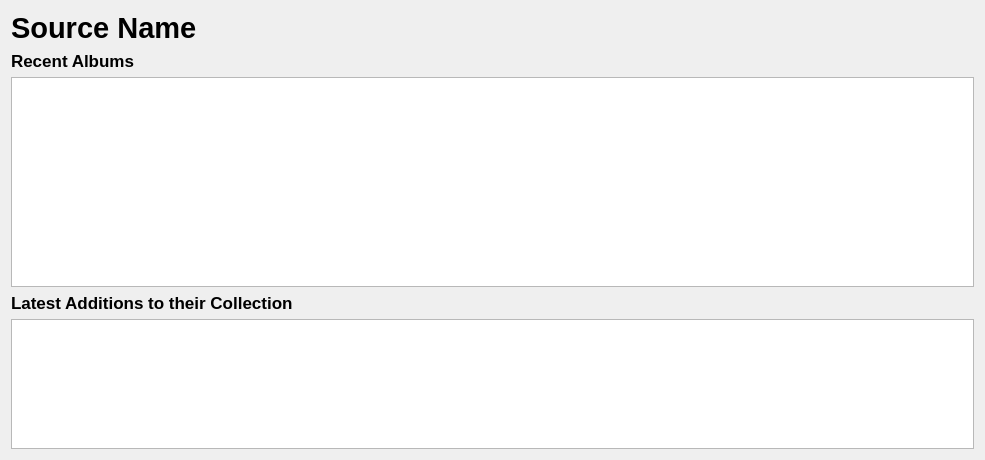
<?xml version="1.0" encoding="UTF-8"?>
<ui version="4.0">
 <class>SourceInfoWidget</class>
 <widget class="QWidget" name="SourceInfoWidget">
  <property name="geometry">
   <rect>
    <x>0</x>
    <y>0</y>
    <width>985</width>
    <height>460</height>
   </rect>
  </property>
  <property name="font">
   <font>
    <pointsize>9</pointsize>
    <weight>50</weight>
    <bold>false</bold>
   </font>
  </property>
  <layout class="QVBoxLayout" name="verticalLayout_3" stretch="0,0,0">
   <item>
    <widget class="QLabel" name="sourceLabel">
     <property name="font">
      <font>
       <pointsize>22</pointsize>
       <weight>75</weight>
       <bold>true</bold>
      </font>
     </property>
     <property name="text">
      <string>Source Name</string>
     </property>
     <property name="scaledContents">
      <bool>false</bool>
     </property>
    </widget>
   </item>
   <item>
    <layout class="QVBoxLayout" name="verticalLayout">
     <item>
      <widget class="QLabel" name="label_2">
       <property name="font">
        <font>
         <pointsize>13</pointsize>
         <weight>75</weight>
         <bold>true</bold>
        </font>
       </property>
       <property name="text">
        <string>Recent Albums</string>
       </property>
      </widget>
     </item>
     <item>
      <widget class="AlbumView" name="recentAlbumView">
       <property name="sizePolicy">
        <sizepolicy hsizetype="Expanding" vsizetype="Fixed">
         <horstretch>0</horstretch>
         <verstretch>0</verstretch>
        </sizepolicy>
       </property>
       <property name="minimumSize">
        <size>
         <width>0</width>
         <height>210</height>
        </size>
       </property>
       <property name="maximumSize">
        <size>
         <width>16777215</width>
         <height>210</height>
        </size>
       </property>
      </widget>
     </item>
    </layout>
   </item>
   <item>
    <layout class="QVBoxLayout" name="verticalLayout_2">
     <item>
      <widget class="QLabel" name="label">
       <property name="font">
        <font>
         <pointsize>13</pointsize>
         <weight>75</weight>
         <bold>true</bold>
        </font>
       </property>
       <property name="text">
        <string>Latest Additions to their Collection</string>
       </property>
      </widget>
     </item>
     <item>
      <widget class="CollectionView" name="recentCollectionView"/>
     </item>
    </layout>
   </item>
  </layout>
 </widget>
 <customwidgets>
  <customwidget>
   <class>CollectionView</class>
   <extends>QTreeView</extends>
   <header>collectionview.h</header>
  </customwidget>
  <customwidget>
   <class>AlbumView</class>
   <extends>QListView</extends>
   <header>albumview.h</header>
  </customwidget>
 </customwidgets>
 <resources/>
 <connections/>
</ui>
